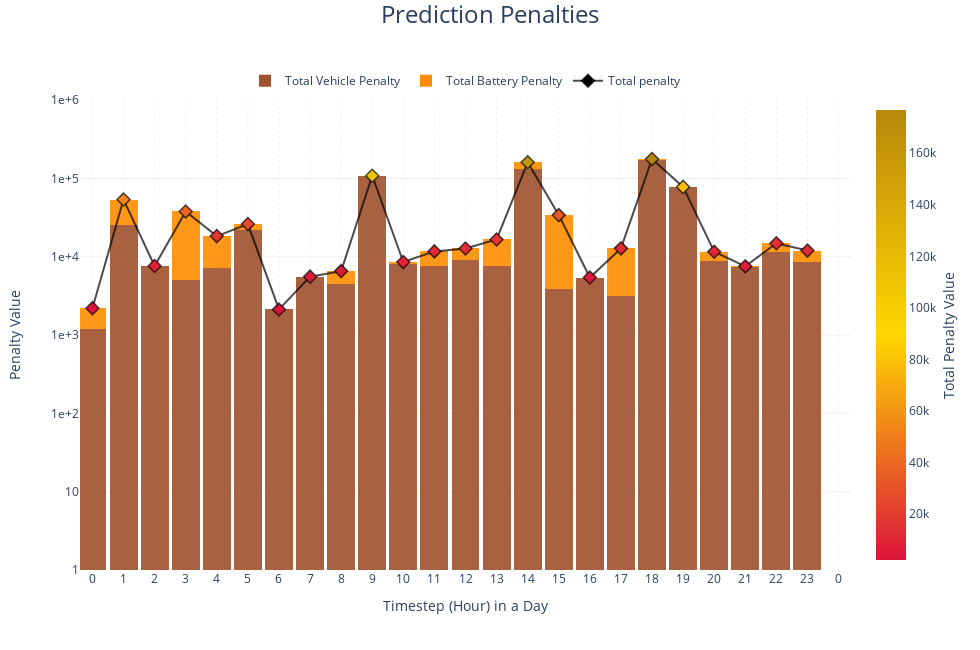

This figure's notebook cell:
### Markdown cell above
#### Total Prediction Penalties

### Code cell
subplot_fig = go.Figure()

pen1 = penalties['Total Penalty']
pen2 = penalties['Total Vehicle Penalty']
pen3 = penalties['Total Battery Penalty']

subplot_fig.add_bar(y=pen2, showlegend=True, yaxis='y', width=0.9,
                    marker=dict(color='sienna', opacity=0.9, line_width=0), name='Total Vehicle Penalty')
subplot_fig.add_bar(y=pen3, showlegend=True, yaxis='y', width=0.9,
                    marker=dict(color='darkorange', opacity=0.9, line_width=0), name='Total Battery Penalty')

subplot_fig.add_scatter(x=penalties.index, y=pen1, line_shape='linear', name='Total penalty', mode='lines+markers',
                        marker=dict(size=10, symbol='diamond', line=dict(width=1.5), color=pen1, coloraxis='coloraxis'), line=dict(color='rgba(0,0,0,0.7)'),
                        showlegend=True, yaxis='y', legendgroup='Total Penalty')

subplot_fig.add_annotation(x=-0.1, y=0.5, text="Penalty Value", xanchor='left', yanchor='middle', textangle=-90, xref="paper", yref="paper", font_size=14, showarrow=False)
subplot_fig.add_annotation(x=0.5, y=-0.1, text="Timestep (Hour) in a Day", textangle=0, xref="paper", yref="paper", font_size=14, showarrow=False)

max_timestep = int(initial_training_data.Departure.max() + 1)
subplot_fig.update_layout(title="Prediction Penalties",
                          yaxis=dict(title=''), barmode='overlay')
subplot_fig.update_xaxes(tickformat='', griddash="dot", title='', range=[-0.4, 24.4],
                         tickvals=[i for i in range(max_timestep)],
                         ticktext=[str(i%24) for i in range(max_timestep)])

# For plot export: w(1280)xh(720), w(1920)xh(1080)
# For better overview in jupyter: w(850)xh(650)
plot_width = 980
plot_height = 650


total_pen1_max = pen1.max()
ytype = 'log' if total_pen1_max > 100000 else 'linear'
ymax_margin = 6 if ytype == 'log' else round(total_pen1_max + total_pen1_max/10)
yyaxistext = '- log scale' if ytype == 'log' else ''
ydtick = 1 if ytype == 'log' else 5000
subplot_fig.update_yaxes(nticks=6, dtick=0.2)
subplot_fig.update_layout(height=plot_height, width=plot_width, title=dict(xanchor="center", x=0.5, font_size=24, y=0.99), 
                          showlegend=True, coloraxis=dict(colorscale=[[0, 'crimson'], [0.5, 'gold'], [1, 'darkgoldenrod']], 
                                                          colorbar=dict(title=dict(text='Total Penalty Value', side='right'))), barmode='stack',
                          legend=dict(x=0.5, orientation='h', yanchor='bottom', entrywidth=0, y=1.01, xanchor='center'), scattermode='overlay',
                          yaxis=dict(tickformat=" ,.2~g", nticks=5, dtick=ydtick, range=[0, ymax_margin], type=f'{ytype}'))


subplot_fig.show()

del max_timestep, plot_width, plot_height

### Figure 1 — Plotly figure (JSON) as saved in the notebook; plotly's stock layout.template omitted (floating-point values rounded to 4 significant figures)
{"data": [{"marker": {"color": "sienna", "line": {"width": 0}, "opacity": 0.9}, "name": "Total Vehicle Penalty", "showlegend": true, "type": "bar", "width": 0.9, "y": [1201.0, 25080.0, 7610.0, 5048.0, 7166.0, 21670.0, 2118.0, 5553.0, 4448.0, 107900.0, 8180.0, 7613.0, 9050.0, 7613.0, 131800.0, 3878.0, 5413.0, 3143.0, 173300.0, 77710.0, 8850.0, 7421.0, 11450.0, 8428.0], "yaxis": "y"}, {"marker": {"color": "darkorange", "line": {"width": 0}, "opacity": 0.9}, "name": "Total Battery Penalty", "showlegend": true, "type": "bar", "width": 0.9, "y": [999.9, 28520, 0, 32690.0, 11140.0, 4405, 0, 0, 2090, 0, 351.5, 4060.0, 3678.0, 8970, 28590, 30050.0, 0.1037, 9621.0, 3497.0, 0, 2695.0, 98.65, 3370.0, 3532.0], "yaxis": "y"}, {"legendgroup": "Total Penalty", "line": {"color": "rgba(0,0,0,0.7)", "shape": "linear"}, "marker": {"color": [2201.0, 53600.0, 7610.0, 37740.0, 18310.0, 26070.0, 2118.0, 5553.0, 6538.0, 107900.0, 8531.0, 11670.0, 12730.0, 16580.0, 160400.0, 33930.0, 5413.0, 12760.0, 176800.0, 77710.0, 11550.0, 7520.0, 14820.0, 11960.0], "coloraxis": "coloraxis", "line": {"width": 1.5}, "size": 10, "symbol": "diamond"}, "mode": "lines+markers", "name": "Total penalty", "showlegend": true, "type": "scatter", "x": [0, 1, 2, 3, 4, 5, 6, 7, 8, 9, 10, 11, 12, 13, 14, 15, 16, 17, 18, 19, 20, 21, 22, 23], "y": [2201.0, 53600.0, 7610.0, 37740.0, 18310.0, 26070.0, 2118.0, 5553.0, 6538.0, 107900.0, 8531.0, 11670.0, 12730.0, 16580.0, 160400.0, 33930.0, 5413.0, 12760.0, 176800.0, 77710.0, 11550.0, 7520.0, 14820.0, 11960.0], "yaxis": "y"}], "layout": {"annotations": [{"font": {"size": 14}, "showarrow": false, "text": "Penalty Value", "textangle": -90, "x": -0.1, "xanchor": "left", "xref": "paper", "y": 0.5, "yanchor": "middle", "yref": "paper"}, {"font": {"size": 14}, "showarrow": false, "text": "Timestep (Hour) in a Day", "textangle": 0, "x": 0.5, "xref": "paper", "y": -0.1, "yref": "paper"}], "barmode": "stack", "coloraxis": {"colorbar": {"title": {"side": "right", "text": "Total Penalty Value"}}, "colorscale": [[0, "crimson"], [0.5, "gold"], [1, "darkgoldenrod"]]}, "height": 650, "legend": {"entrywidth": 0, "orientation": "h", "x": 0.5, "xanchor": "center", "y": 1.01, "yanchor": "bottom"}, "scattermode": "overlay", "showlegend": true, "title": {"font": {"size": 24}, "text": "Prediction Penalties", "x": 0.5, "xanchor": "center", "y": 0.99}, "width": 980, "xaxis": {"griddash": "dot", "range": [-0.4, 24.4], "tickformat": "", "ticktext": ["0", "1", "2", "3", "4", "5", "6", "7", "8", "9", "10", "11", "12", "13", "14", "15", "16", "17", "18", "19", "20", "21", "22", "23", "0", "1", "2", "3"], "tickvals": [0, 1, 2, 3, 4, 5, 6, 7, 8, 9, 10, 11, 12, 13, 14, 15, 16, 17, 18, 19, 20, 21, 22, 23, 24, 25, 26, 27], "title": {"text": ""}}, "yaxis": {"dtick": 1, "nticks": 5, "range": [0, 6], "tickformat": " ,.2~g", "title": {"text": ""}, "type": "log"}}}
